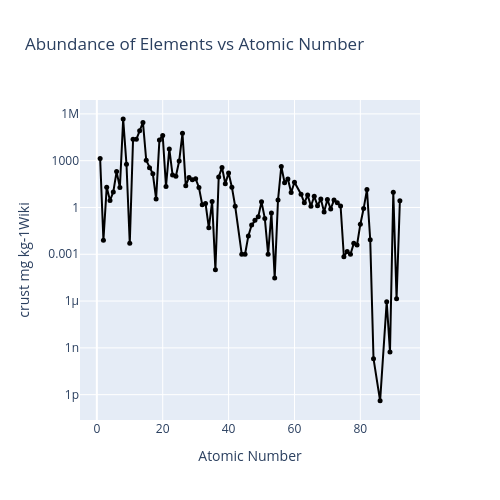

Notebook code for this chart:
### Markdown cell above
The above plot does not resemble the Wikipedia plot. It includes more elements. I could have the plot tool display the atomic symbols as labels but they would all be on top of each other. So I will make an interactive plot using a different plotting tool. Mouseover the plot below to interogate each point.

### Code cell
# make the plot again but make it interactive using plotly express so that mouseover reveals elemnt symbol
# set size of plot to 4x4 inches and use log scale for y-axis to better visualize the relationship between abundance and atomic number, especially for elements with low abundance.

import plotly.express as px

final_df = final_df.sort_values("numberCRC") # Sort the DataFrame by the atomic number column in ascending order to ensure that the lines in the plot connect the points in the correct order.

fig = px.scatter(final_df, 
                x="numberCRC", 
                y="crust mg kg-1Wiki",
                width=500, 
                height=500, 
                hover_data=["nameCRC"], 
                log_y=True, 
                title="Abundance of Elements vs Atomic Number", 
                labels={"numberCRC": "Atomic Number", "crust mg kg-1CRC": "Abundance (mg/kg) from CRC (log scale)"})


fig.update_traces(
    customdata=final_df[["nameCRC"]],
    hovertemplate=
    "Atomic #: %{x}<br>" +
    "Abundance: %{y}<br>" +
    "Sample: %{customdata[0]}<extra></extra>"
)

fig.update_traces(
    mode="lines+markers",
    marker=dict(size=5, color="black", opacity=1,),
    line=dict(
        color="black",
        width=2
    ),
    selector=dict(mode="markers")
)
fig.write_html("plot_abundance.html", include_plotlyjs="cdn")
fig.show()

### Figure 1 — Plotly figure (JSON) as saved in the notebook; plotly's stock layout.template omitted (floating-point values rounded to 4 significant figures)
{"data": [{"customdata": [["hydrogen"], ["helium"], ["lithium"], ["beryllium"], ["boron"], ["carbon"], ["nitrogen"], ["oxygen"], ["fluorine"], ["neon"], ["sodium"], ["magnesium"], ["aluminium"], ["silicon"], ["phosphorus"], ["sulfur"], ["chlorine"], ["argon"], ["potassium"], ["calcium"], ["scandium"], ["titanium"], ["vanadium"], ["chromium"], ["manganese"], ["iron"], ["cobalt"], ["nickel"], ["copper"], ["zinc"], ["gallium"], ["germanium"], ["arsenic"], ["selenium"], ["bromine"], ["krypton"], ["rubidium"], ["strontium"], ["yttrium"], ["zirconium"], ["niobium"], ["molybdenum"], ["ruthenium"], ["rhodium"], ["palladium"], ["silver"], ["cadmium"], ["indium"], ["tin"], ["antimony"], ["tellurium"], ["iodine"], ["xenon"], ["caesium"], ["barium"], ["lanthanum"], ["cerium"], ["praseodymium"], ["neodymium"], ["samarium"], ["europium"], ["gadolinium"], ["terbium"], ["dysprosium"], ["holmium"], ["erbium"], ["thulium"], ["ytterbium"], ["lutetium"], ["hafnium"], ["tantalum"], ["tungsten"], ["rhenium"], ["osmium"], ["iridium"], ["platinum"], ["gold"], ["mercury"], ["thallium"], ["lead"], ["bismuth"], ["polonium"], ["radon"], ["radium"], ["actinium"], ["thorium"], ["protactinium"], ["uranium"]], "hovertemplate": "Atomic #: %{x}<br>Abundance: %{y}<br>Sample: %{customdata[0]}<extra></extra>", "legendgroup": "", "line": {"color": "black", "width": 2}, "marker": {"color": "black", "opacity": 1, "size": 5, "symbol": "circle"}, "mode": "lines+markers", "name": "", "orientation": "v", "showlegend": false, "type": "scatter", "x": [1, 2, 3, 4, 5, 6, 7, 8, 9, 10, 11, 12, 13, 14, 15, 16, 17, 18, 19, 20, 21, 22, 23, 24, 25, 26, 27, 28, 29, 30, 31, 32, 33, 34, 35, 36, 37, 38, 39, 40, 41, 42, 44, 45, 46, 47, 48, 49, 50, 51, 52, 53, 54, 55, 56, 57, 58, 59, 60, 62, 63, 64, 65, 66, 67, 68, 69, 70, 71, 72, 73, 74, 75, 76, 77, 78, 79, 80, 81, 82, 83, 84, 86, 88, 89, 90, 91, 92], "xaxis": "x", "y": [1400.0, 0.008, 20.0, 2.8, 10.0, 200.0, 19.0, 461000.0, 585.0, 0.005, 23600.0, 23300.0, 82300.0, 282000.0, 1050.0, 350.0, 145.0, 3.5, 20900.0, 41500.0, 22.0, 5650.0, 120.0, 102.0, 950.0, 56300.0, 25.0, 84.0, 60.0, 70.0, 19.0, 1.5, 1.8, 0.05, 2.4, 0.0001, 90.0, 370.0, 33.0, 165.0, 20.0, 1.2, 0.001, 0.001, 0.015, 0.075, 0.15, 0.25, 2.3, 0.2, 0.001, 0.45, 3e-05, 3.0, 425.0, 39.0, 66.5, 9.2, 41.5, 7.05, 2.0, 6.2, 1.2, 5.2, 1.3, 3.5, 0.52, 3.2, 0.8, 3.0, 2.0, 1.25, 0.0007, 0.0015, 0.001, 0.005, 0.004, 0.085, 0.85, 14.0, 0.0085, 2e-10, 4e-13, 9e-07, 5.5e-10, 9.6, 1.4e-06, 2.7], "yaxis": "y"}], "layout": {"height": 500, "legend": {"tracegroupgap": 0}, "title": {"text": "Abundance of Elements vs Atomic Number"}, "width": 500, "xaxis": {"anchor": "y", "domain": [0, 1], "title": {"text": "Atomic Number"}}, "yaxis": {"anchor": "x", "domain": [0, 1], "title": {"text": "crust mg kg-1Wiki"}, "type": "log"}}}
